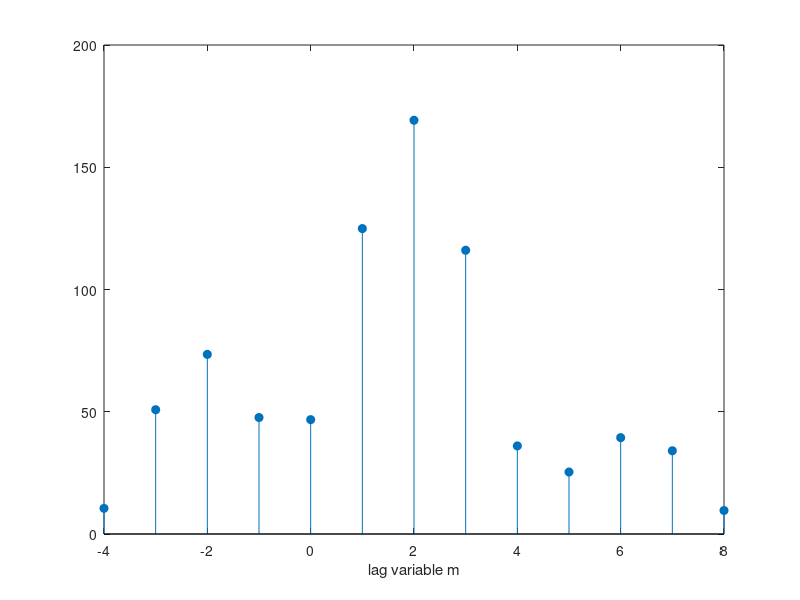

The MATLAB script that drew this image:
clc;
clear all;
close all;
x=[3 11 7 0 -1 4 2]; 
nx=-3:3;
xs=x;
ny=nx+2;
w=randn(1,length(ny));
nw=ny;
y=0.8*xs+w;
yf=fliplr(y);
LEx=nx(1);
LEy=ny(1);
Nx= length(x);
Ny = Nx;
LExy=LEx+LEy;
REx=nx(Nx);
REy=ny(Ny);
RExy=REx+REy;
Nxy=Nx+Ny-1;
Xn=[x zeros(1,Nxy-Nx)];
Yn=[yf zeros(1,Nxy-Ny)];
for i=0:Nxy-1
    sum=0;
    for j=0:i
         sum=sum+Xn(j+1)*Yn(i-j+1);
    end
    XY(i+1)=sum;
end
N1=length(nx); 
N2=length(ny);
n3=(nx(1)+ny(1)):(nx(N1)+ny(N2));
stem(n3,XY,'filled'); 
xlabel('lag variable m')